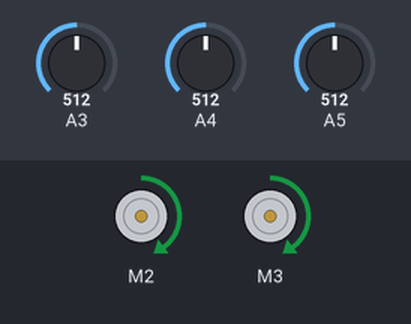
Recording of a sketch running on a simulated Arduino Uno, built with avr-gcc and run on an emulated ATmega328P. Parts: 2 × DC motor (green arrow = forward, orange = backward, longer = faster). The test bench sets the inputs (shaded band); at power-on: A3 = 512, A5 = 512, A4 = 512. What the sketch prints to the serial monitor is not drawn.

Above: at 5.2 s.
5.3 s: A3 set to 532
At 6.5 s:
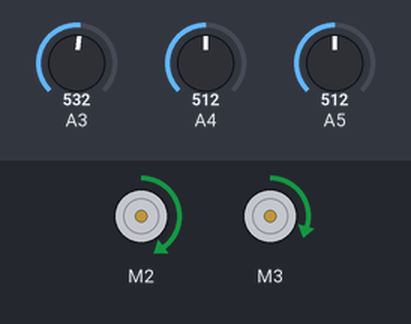
6.8 s: A3 set to 511
At 7.6 s:
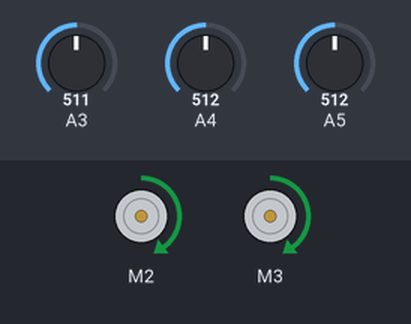
8.3 s: A5 set to 533
At 8.8 s:
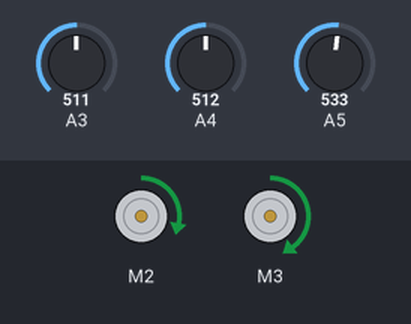
9.8 s: A5 set to 511
At 11.1 s:
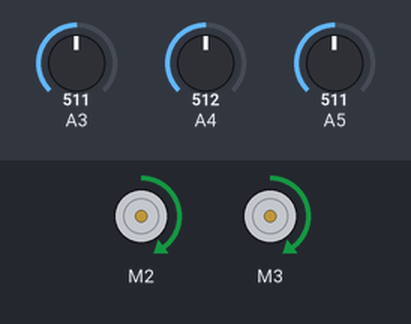
Timing chart, 0 to 12.3 s (numbered marks = the images above; inputs shaded):
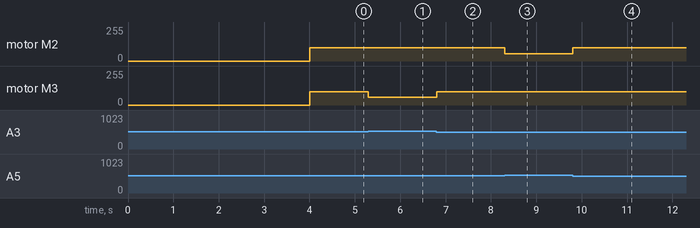

The sketch:

carrinho_frente_para.ino
```cpp
#include <AFMotor.h>


AF_DCMotor motor_esq(2);
AF_DCMotor motor_dir(3);

int SEN1, SEN2, SEN3;
int startSpeed = 100, brake = 40;

int senlimiar = 5;

int left = startSpeed, rigth = startSpeed;


void setup() {
  // put your setup code here, to run once:
  motor_esq.setSpeed(startSpeed);
  motor_dir.setSpeed(startSpeed);
  delay(1000);
  delay(3000);
  Serial.begin(9600);
  Serial.print("hello word!");
}

void loop() {
  // put your main code here, to run repeatedly:

  rigth = left = startSpeed;
  SEN1 = analogRead(3); // ta ao contrário
  SEN2 = analogRead(4);
  SEN3 = analogRead(5);


  if(SEN1 > SEN2 + senlimiar){
     rigth = startSpeed - brake;
   }else{
     if(SEN3 > SEN2 + senlimiar){
      left = startSpeed - 45;
     }
   }
   motor_esq.setSpeed(left);
   motor_dir.setSpeed(rigth);
   motor_esq.run(FORWARD);
   motor_dir.run(FORWARD);


}
```

Measured:
- the behaviour switches between 517 and 518 on A3 (found by bisection; images 0 and 1)
- the behaviour switches between 517 and 518 on A5 (found by bisection; images 2 and 3)
- after the input at 5.3 s, motor M3: forward 100/255 → forward 60/255 at once
- after the input at 6.8 s, motor M3: forward 60/255 → forward 100/255 at once
- after the input at 8.3 s, motor M2: forward 100/255 → forward 55/255 at once
- after the input at 9.8 s, motor M2: forward 55/255 → forward 100/255 at once
